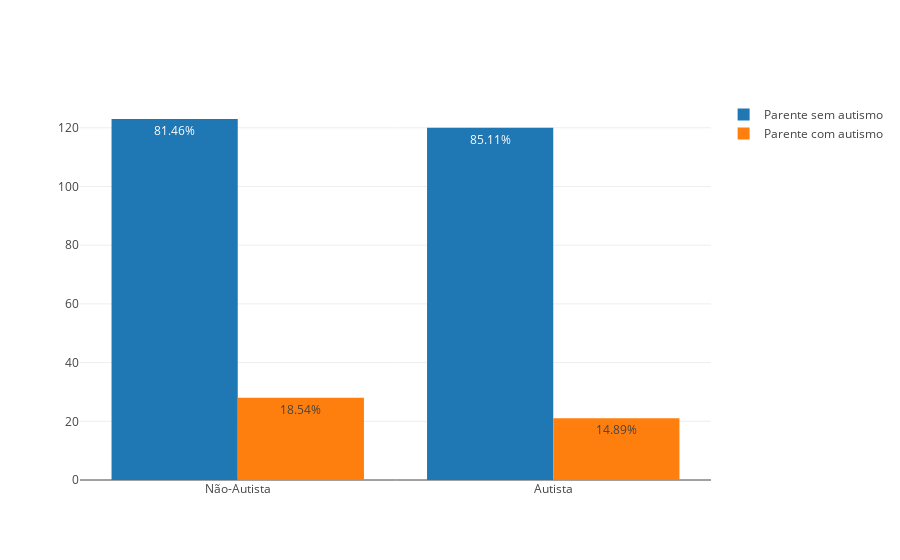

Notebook code cell kept with this figure:
### Markdown cell above
### Herança genética das crianças com autismo

O fato de ter alguém com autismo na família pode indicar que outras pessoas nessa família teram autismo?

### Code cell
# Agrupando casos de autismo em parentes com os pacientes analisados do dataset
parentes = df.groupby('austim')['Class/ASD'].value_counts()

com_parente_e_autista = parentes['yes']['YES']
sem_parente_e_autista = parentes['no']['YES']
com_parente_e_nao_autista = parentes['yes']['NO']
sem_parente_e_nao_autista =  parentes['no']['NO']


total_nao_autista = com_parente_e_nao_autista + sem_parente_e_nao_autista
total_autista = com_parente_e_autista + sem_parente_e_autista

g1 = [sem_parente_e_nao_autista/total_nao_autista, sem_parente_e_autista/total_autista ]
g2 = [com_parente_e_nao_autista/total_nao_autista, com_parente_e_autista/total_autista]

def percent_format(x):
    return '{:.2f}%'.format(100 * x)

# Criando gráfico para visualização
trace_psa = go.Bar(x = new_x,
                  y = list(parentes[:2]),
                  text = [percent_format(x) for x in g1],
                  textposition = 'auto',
                  name = 'Parente sem autismo')

trace_pca = go.Bar(x = new_x,
                  y = list(parentes[2:]),
                  text = [percent_format(x) for x in g2],
                  textposition = 'auto',
                  name = 'Parente com autismo')

data3 = [trace_psa,trace_pca]

layout2 = go.Layout(barmode = 'group')

fig2 = go.Figure(data=data3, layout = layout2)

py.iplot(fig2)

### Figure 1 — Plotly figure (JSON) as saved in the notebook; plotly's stock layout.template omitted (floating-point values rounded to 4 significant figures)
{"data": [{"name": "Parente sem autismo", "text": ["81.46%", "85.11%"], "textposition": "auto", "type": "bar", "uid": "d8f9397c-e3e9-437e-875f-25cef0f61f49", "x": ["Não-Autista", "Autista"], "y": [123, 120]}, {"name": "Parente com autismo", "text": ["18.54%", "14.89%"], "textposition": "auto", "type": "bar", "uid": "5ab97b14-9f65-40ba-b80f-08382e9d6258", "x": ["Não-Autista", "Autista"], "y": [28, 21]}], "layout": {"barmode": "group"}}
